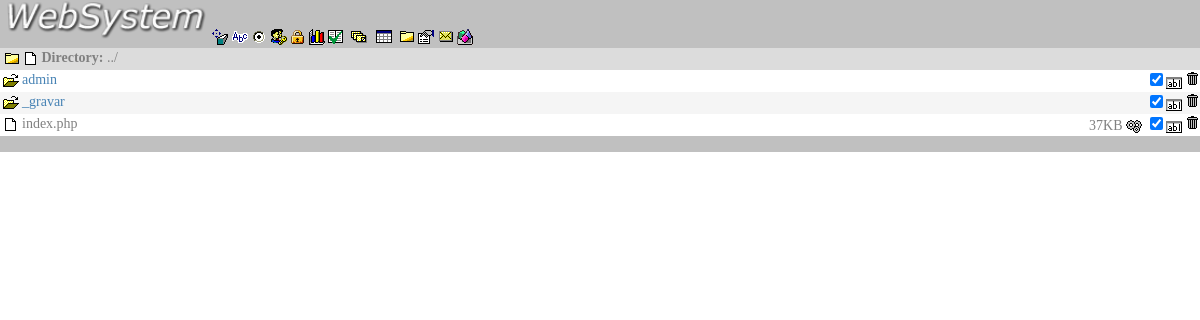
Page /admin/ftp.php (signed in) on the committed database.
### tables this page shows
CREATE TABLE `nivel` (
  `id` int(10) unsigned NOT NULL AUTO_INCREMENT,
  `nome` varchar(30) NOT NULL DEFAULT '0',
  `restrito` tinyint(1) unsigned NOT NULL DEFAULT '0',
  `pagina_c` tinyint(1) unsigned NOT NULL DEFAULT '0',
  `pagina_r` tinyint(1) unsigned NOT NULL DEFAULT '0',
  `pagina_a` tinyint(1) unsigned NOT NULL DEFAULT '0',
  `estrutura` tinyint(1) unsigned NOT NULL DEFAULT '0',
  `menu` tinyint(1) unsigned NOT NULL DEFAULT '0',
  `habilitado` tinyint(1) unsigned NOT NULL DEFAULT '0',
  `privilegio` tinyint(1) unsigned NOT NULL DEFAULT '0',
  `redirecionamento` tinyint(1) unsigned NOT NULL DEFAULT '0',
  `chave` tinyint(1) unsigned NOT NULL DEFAULT '0',
  `conteudo` tinyint(1) unsigned NOT NULL DEFAULT '0',
  `sistema_e` tinyint(1) unsigned NOT NULL DEFAULT '0',
  `sistema_a` tinyint(1) unsigned NOT NULL DEFAULT '0',
  `usuarios_e` tinyint(1) unsigned NOT NULL DEFAULT '0',
  `usuarios_n` tinyint(1) unsigned NOT NULL DEFAULT '0',
  `ordem` tinyint(1) unsigned NOT NULL DEFAULT '0',
  `idioma` tinyint(1) unsigned NOT NULL DEFAULT '0',
  `master` tinyint(1) unsigned NOT NULL DEFAULT '0',
  `ftp` tinyint(1) unsigned NOT NULL DEFAULT '0',
  `estatistica` tinyint(1) unsigned NOT NULL DEFAULT '0',
  `enquete` tinyint(1) unsigned NOT NULL DEFAULT '0',
  `banner` tinyint(1) unsigned NOT NULL DEFAULT '0',
  `sistemas` tinyint(1) unsigned NOT NULL DEFAULT '0',
  `menu_e` tinyint(1) unsigned NOT NULL DEFAULT '0',
  `log` tinyint(1) unsigned NOT NULL DEFAULT '0',
  `raiz` varchar(50) DEFAULT '../',
  `xql` tinyint(1) unsigned NOT NULL DEFAULT '0',
  `nivel` tinyint(1) unsigned NOT NULL DEFAULT '0',
  `edita` tinyint(1) unsigned NOT NULL DEFAULT '0',
  `sistema_n` tinyint(1) unsigned NOT NULL DEFAULT '0',
  `sistema_d` tinyint(1) unsigned NOT NULL DEFAULT '0',
  `ajax` tinyint(1) unsigned NOT NULL DEFAULT '0',
  `pagina_p` tinyint(1) unsigned NOT NULL DEFAULT '0',
  `pagina_e` tinyint(1) unsigned NOT NULL DEFAULT '0',
  `xmaix` tinyint(1) unsigned NOT NULL DEFAULT '0',
  PRIMARY KEY (`id`),
  UNIQUE KEY `id` (`id`)
);

### www/admin/ftp.php (the view, shortened to what this page needs)
<?PHP
include 'dados.php';
if ($l>0&&$per[18]==1){
	$raiz=$per[25];
	$alerta='';
	$diretorio=$raiz.(isset($_GET['diretorio'])?str_replace('..','',str_replace('./','',str_replace('../','',str_replace($raiz,'',$_GET['diretorio'])))):'');
	$diretorio.= $raiz==$diretorio ? '':(substr($diretorio,-1,1)=='/'?'':'/');
	$ler = opendir($diretorio);
	$arquivos="";
	$pastas="";
	$da=substr($diretorio,0,-1);
	$da=substr($da,0,strrpos($da,'/'));
	$diretorio_acima=$diretorio==$raiz?'':"<tr><td colspan=2><a href=\"?diretorio=$da\">&nbsp;<img src=i/cat.gif border=0 align=absmiddle><b> ..</b></a></td></tr>";
	$n=0;
	$kp='cor2';
	while (false !== ($arquivo=readdir($ler))) {
		if ($arquivo != "." && $arquivo != "..") {
			$perm=fileperms("$diretorio$arquivo");
			$size=ceil(sprintf("%u", filesize("$diretorio$arquivo"))/1000).'KB';
			$gravar="<input type=checkbox name=gravar ".($perm==0777||$perm==33206||$perm==16895?'':'checked')." onclick=\"window.location='?gravar=".($perm==0777||$perm==33206||$perm==16895?0:1)."&arquivo=$arquivo&diretorio=$diretorio'\">";
			$diretorio=$diretorio==$raiz?$raiz:$diretorio;
		if (is_dir("$diretorio$arquivo")){
			$pastas.="
			<tr id=flip nam=flip class=".($kp=$kp=='cor2'?'cor1':'cor2')." align=right>
				<td align=left><a href=\"?diretorio=$diretorio$arquivo\"><img src=i/open.gif border=0 align=absmiddle><span id=nome$n>$arquivo</span></a></td>
				<td>$gravar<a href=\"javascript:renomear($n,'".rawurlencode($arquivo)."')\"><img src=i/cad.gif border=0 align=absmiddle title='Rename file'></a> <a href=# onclick=\"apaga('$arquivo',0)\"><img src=i/del.gif border=0></a></td>
			</tr>";
		} else {
			$arquivos.="
				<tr id=flip name=flip class=".($k=$k=='cor2'?'cor1':'cor2')." align=right>
					<td align=left><img src=i/new.gif align=absmiddle style=cursor:hand onclick=\"window.location='?download=$arquivo&diretorio=$diretorio'\"><span id=nome$n>$arquivo</span></td>
					<td>$size <img src=i/edit.gif style=cursor:hand align=absmiddle title='Edit file' onclick=\"location.href='editor.php?tepo=4&arquivoId=$arquivo&campo=$diretorio'\"> $gravar<img src=i/cad.gif style=cursor:hand align=absmiddle title='Rename file' onclick=\"renomear($n,'".rawurlencode($arquivo)."')\"> <img src=i/del.gif style=cursor:hand onclick=\"apaga('$arquivo',1)\"></td>
				</tr>";
			}
		}
		$n++;
	}
	echo $inicio_pagina."
	$diretorio
	window.location='?novo='+nome+'&diretorio=$diretorio'
function arquivo_nome(antigo){	window.location='?antigo='+antigo+'&nome='+document.getElementById('noxe').value+'&diretorio=$diretorio'
<table border=0 cellspacing=0 cellpadding=0 width=100%>
	<tr class=cor3>
		<td colspan=2>&nbsp;<a href=# onclick=\"ver('nite',event)\"><img src=i/ftp.gif border=0 align=absmiddle title='Create a new directory'><a href=# onclick=\"ver('barra1',event)\"><img src=i/new.gif border=0 align=absmiddle title='Send files'></a></a><b>Directory:</b> $diretorio <span id=wdor></span></td>
	</tr>
	$alerta$diretorio_acima$pastas$arquivos
	<tr>
		<td class=cor4 align=center colspan=2><br></td>
	</tr>
</table>
		<td colspan=2><table border=0 cellpadding=0 cellspacing=0 width=100%><form enctype=multipart/form-data method=post name=upload action=?upload=1&diretorio=$diretorio><input type=hidden name=MAX_FILE_SIZE value=30000000>
	</table></td>
	$final_pagina";
} else {
	header("Location : index.php");
}
?>

### www/_gravar/css.css (style rules this page uses)
BODY { font:14px Verdana;color:gray }
TD { font:14px Verdana;color:gray }
A { text-decoration:none;color:steelblue }
.cor1 { background:white }
.cor2 { background:whitesmoke }
.cor3 { background:gainsboro }
.cor4 { background:silver }

### rows in the picture
nivel: raiz "../", raiz "☑ ☑ ☑", raiz "37KB"

### other values in the picture
$arquivo "admin _gravar"
$arquivo "index.php"
